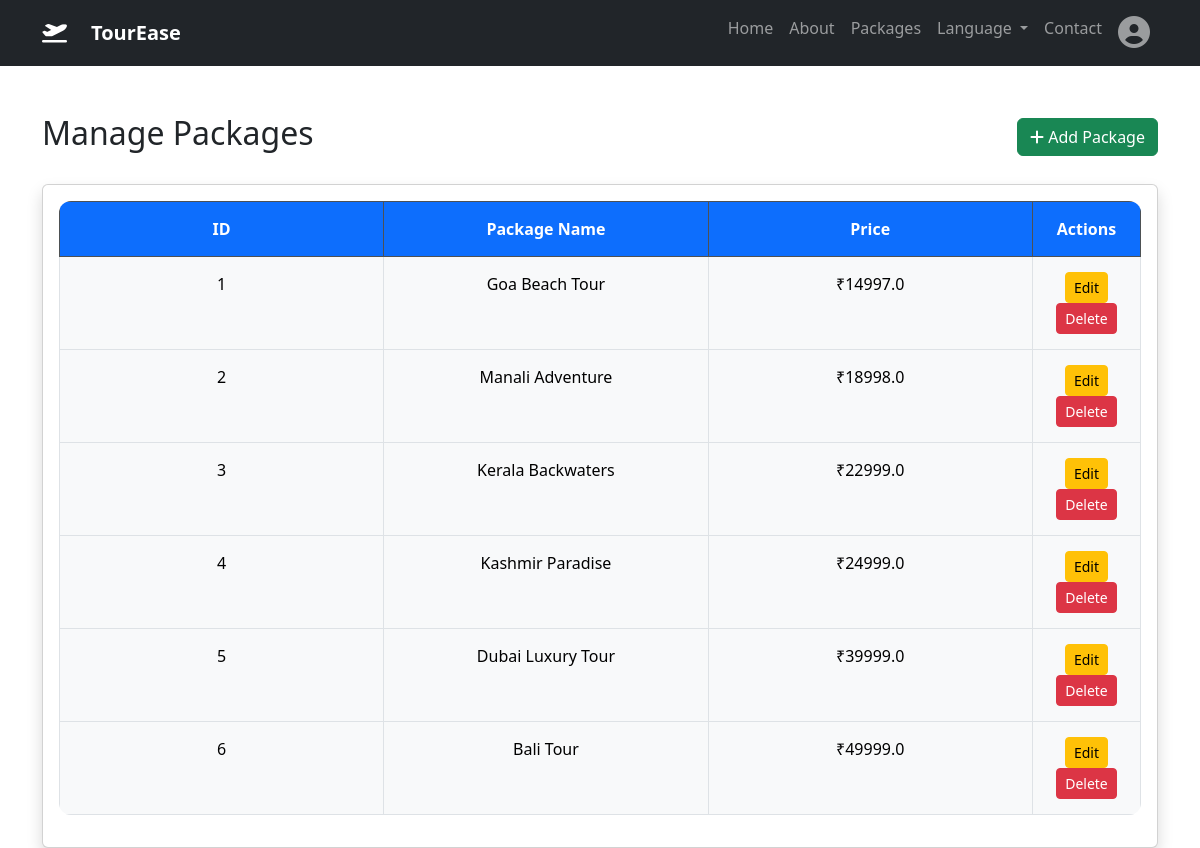
Screenshot of /manage_packages with the database file from the repository.
### tables this page shows
CREATE TABLE packages (
    id INTEGER PRIMARY KEY AUTOINCREMENT,
    package_name TEXT NOT NULL,
    destination TEXT NOT NULL,
    duration TEXT,
    price REAL,
    description TEXT,
    image TEXT,
    seats INTEGER,
    category TEXT,
    transport Text,
    hotel Text,
    meals Text,
    sightseeing Text

);

### app.py (the view)
@app.route('/manage_packages')
def manage_packages():
    conn = sqlite3.connect('database.db')
    cursor = conn.cursor()
    cursor.execute("SELECT id, package_name, price FROM packages")
    packages = cursor.fetchall()
    print(packages)
    conn.close()
    return render_template(
        'manage_packages.html',
        packages=packages
    )

### templates/manage_packages.html (shortened to what this page needs)
{% extends "base.html" %}
{% block content %}
<div class="container mt-5">
    <div class="d-flex justify-content-between align-items-center mb-4">
        <h2>Manage Packages</h2>
        <a href="/add_package" class="btn btn-success">
            <i class="fas fa-plus"></i> Add Package
        </a>
    </div>
    <div class="card shadow">
        <div class="card-body">
            <table class="table table-bordered table-hover text-center">
                <thead class="table-dark">
                    <tr>
                        <th>ID</th>
                        <th>Package Name</th>
                        <th>Price</th>
                        <th>Actions</th>
                    </tr>
                </thead>
                <tbody>
                    {% for package in packages %}
                    <tr>
                        <td>{{ package[0] }}</td>
                        <td>{{ package[1] }}</td>
                        <td>₹{{ package[2] }}</td>
                        <td>
                            <a href="/edit_package/{{ package[0] }}"
                               class="btn btn-warning btn-sm">
                                Edit
                            </a>
                            <a href="/delete_package/{{ package[0] }}"
                               class="btn btn-danger btn-sm"
                               onclick="return confirm('Delete this package?')">
                                Delete
                            </a>
                        </td>
                    </tr>
                    {% endfor %}
                </tbody>
            </table>
        </div>
    </div>
</div>
{% endblock %}

### templates/base.html (shortened to what this page needs)
<!DOCTYPE html>
<html lang="en">
<head>
    <link href="https://cdn.jsdelivr.net/npm/bootstrap@5.3.3/dist/css/bootstrap.min.css" rel="stylesheet">
    <link rel="stylesheet"
    href="https://cdnjs.cloudflare.com/ajax/libs/font-awesome/6.5.2/css/all.min.css">
    <link rel="stylesheet"
    href="{{ url_for('static', filename='css/style.css') }}">
</head>
<body>
<nav class="navbar navbar-expand-lg navbar-dark bg-dark sticky-top">
    <div class="container">
         <a class="navbar-brand fw-bold" href="/">
            <i class="fas fa-plane-departure me-2"></i>
         </a>
        <a class="navbar-brand fw-bold" href="/">
            TourEase
        </a>
        <div class="collapse navbar-collapse" id="menu">
            <ul class="navbar-nav ms-auto">
                <li class="nav-item">
                    <a class="nav-link" href="/">Home</a>
                </li>
                <li class="nav-item">
                    <a class="nav-link" href="/about">About</a>
                </li>
                <li class="nav-item">
                    <a class="nav-link" href="/packages">Packages</a>
                </li>
                <li class="nav-item dropdown">
    <a class="nav-link dropdown-toggle" href="#" role="button"
       data-bs-toggle="dropdown">
         Language
    </a>
</li>
                <li class="nav-item">
                    <a class="nav-link" href="/contact">Contact</a>
                </li>
               <li class="nav-item">
    <a href="#" class="nav-link" id="profileBtn">
        <i class="fas fa-user-circle fa-2x"></i>
    </a>
</li>
            </ul>
        </div>
    </div>
</nav>
{% block content %}
{% endblock %}
</body>
</html>

### static/css/style.css (style rules this page uses)
.table-bordered { border-radius: 12px; overflow: hidden; }
.table-bordered th { width: 30%; background: #0d6efd; color: white; font-weight: 600; padding: 15px; }
.table-bordered td { padding: 15px; background: #f8f9fa; }

### rows the page displays
packages: id "1", package_name "Goa Beach Tour", price "14997.0"
packages: id "2", package_name "Manali Adventure", price "18998.0"
packages: id "3", package_name "Kerala Backwaters", price "22999.0"
packages: id "4", package_name "Kashmir Paradise", price "24999.0"
packages: id "5", package_name "Dubai Luxury Tour", price "39999.0"
packages: id "6", package_name "Bali Tour", price "49999.0"
